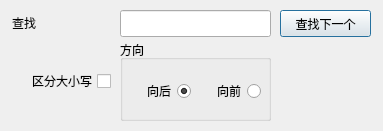
<?xml version="1.0" encoding="UTF-8"?>
<ui version="4.0">
 <class>SearchDialog</class>
 <widget class="QDialog" name="SearchDialog">
  <property name="windowModality">
   <enum>Qt::NonModal</enum>
  </property>
  <property name="geometry">
   <rect>
    <x>0</x>
    <y>0</y>
    <width>383</width>
    <height>131</height>
   </rect>
  </property>
  <property name="sizePolicy">
   <sizepolicy hsizetype="Preferred" vsizetype="Preferred">
    <horstretch>0</horstretch>
    <verstretch>0</verstretch>
   </sizepolicy>
  </property>
  <property name="windowTitle">
   <string>查找</string>
  </property>
  <widget class="QLabel" name="label">
   <property name="geometry">
    <rect>
     <x>12</x>
     <y>14</y>
     <width>67</width>
     <height>17</height>
    </rect>
   </property>
   <property name="text">
    <string>查找</string>
   </property>
  </widget>
  <widget class="QLineEdit" name="ledit_search">
   <property name="geometry">
    <rect>
     <x>120</x>
     <y>10</y>
     <width>151</width>
     <height>27</height>
    </rect>
   </property>
  </widget>
  <widget class="QCheckBox" name="cbox_case">
   <property name="geometry">
    <rect>
     <x>10</x>
     <y>70</y>
     <width>101</width>
     <height>22</height>
    </rect>
   </property>
   <property name="layoutDirection">
    <enum>Qt::RightToLeft</enum>
   </property>
   <property name="text">
    <string>区分大小写</string>
   </property>
  </widget>
  <widget class="QGroupBox" name="groupBox">
   <property name="geometry">
    <rect>
     <x>120</x>
     <y>40</y>
     <width>151</width>
     <height>81</height>
    </rect>
   </property>
   <property name="mouseTracking">
    <bool>false</bool>
   </property>
   <property name="acceptDrops">
    <bool>false</bool>
   </property>
   <property name="layoutDirection">
    <enum>Qt::LeftToRight</enum>
   </property>
   <property name="styleSheet">
    <string notr="true"/>
   </property>
   <property name="title">
    <string>方向</string>
   </property>
   <property name="flat">
    <bool>false</bool>
   </property>
   <widget class="QRadioButton" name="rbtn_next">
    <property name="geometry">
     <rect>
      <x>10</x>
      <y>40</y>
      <width>61</width>
      <height>22</height>
     </rect>
    </property>
    <property name="layoutDirection">
     <enum>Qt::RightToLeft</enum>
    </property>
    <property name="text">
     <string>向后</string>
    </property>
    <property name="checked">
     <bool>true</bool>
    </property>
   </widget>
   <widget class="QRadioButton" name="rbtn_previous">
    <property name="geometry">
     <rect>
      <x>80</x>
      <y>40</y>
      <width>61</width>
      <height>22</height>
     </rect>
    </property>
    <property name="layoutDirection">
     <enum>Qt::RightToLeft</enum>
    </property>
    <property name="text">
     <string>向前</string>
    </property>
   </widget>
  </widget>
  <widget class="QPushButton" name="btn_next">
   <property name="geometry">
    <rect>
     <x>280</x>
     <y>10</y>
     <width>91</width>
     <height>27</height>
    </rect>
   </property>
   <property name="text">
    <string>查找下一个</string>
   </property>
  </widget>
 </widget>
 <resources/>
 <connections/>
</ui>
